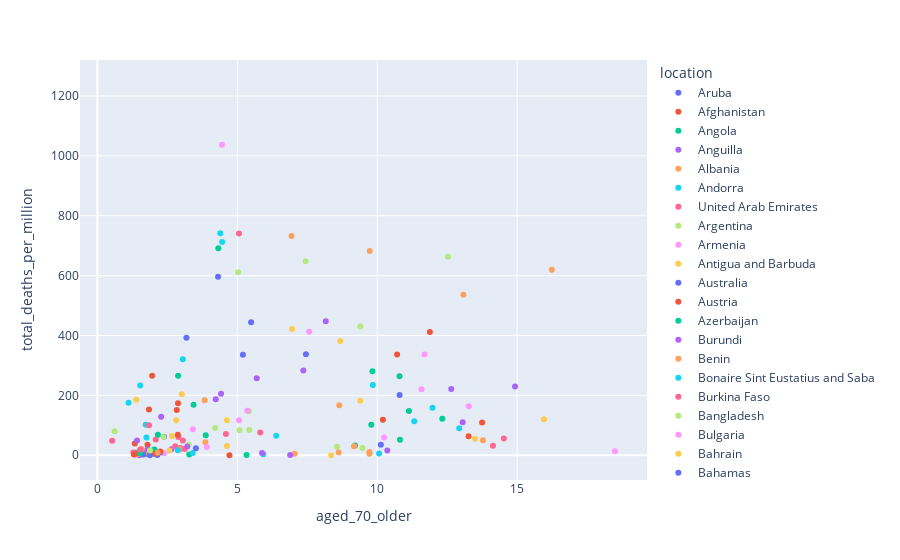

Notebook code for this chart:
### Code cell
def scatter_plot(date, col1, col2):
    # Select rows that match the date parameter for every country
    tot_df = owid_df[owid_df['date'] == date][['date', 'location', col1, col2]]
    tot_df.set_index('date', inplace=True)
    
    # Create Plotly scatter plot
    fig = px.scatter(data_frame=tot_df, x=col2, 
                     y=col1, color="location", trendline="ols",
                 hover_data=['location'])
    fig.show()
    
    return tot_df

scatter_plot('2020-10-27', 'total_deaths_per_million', 'aged_70_older')
